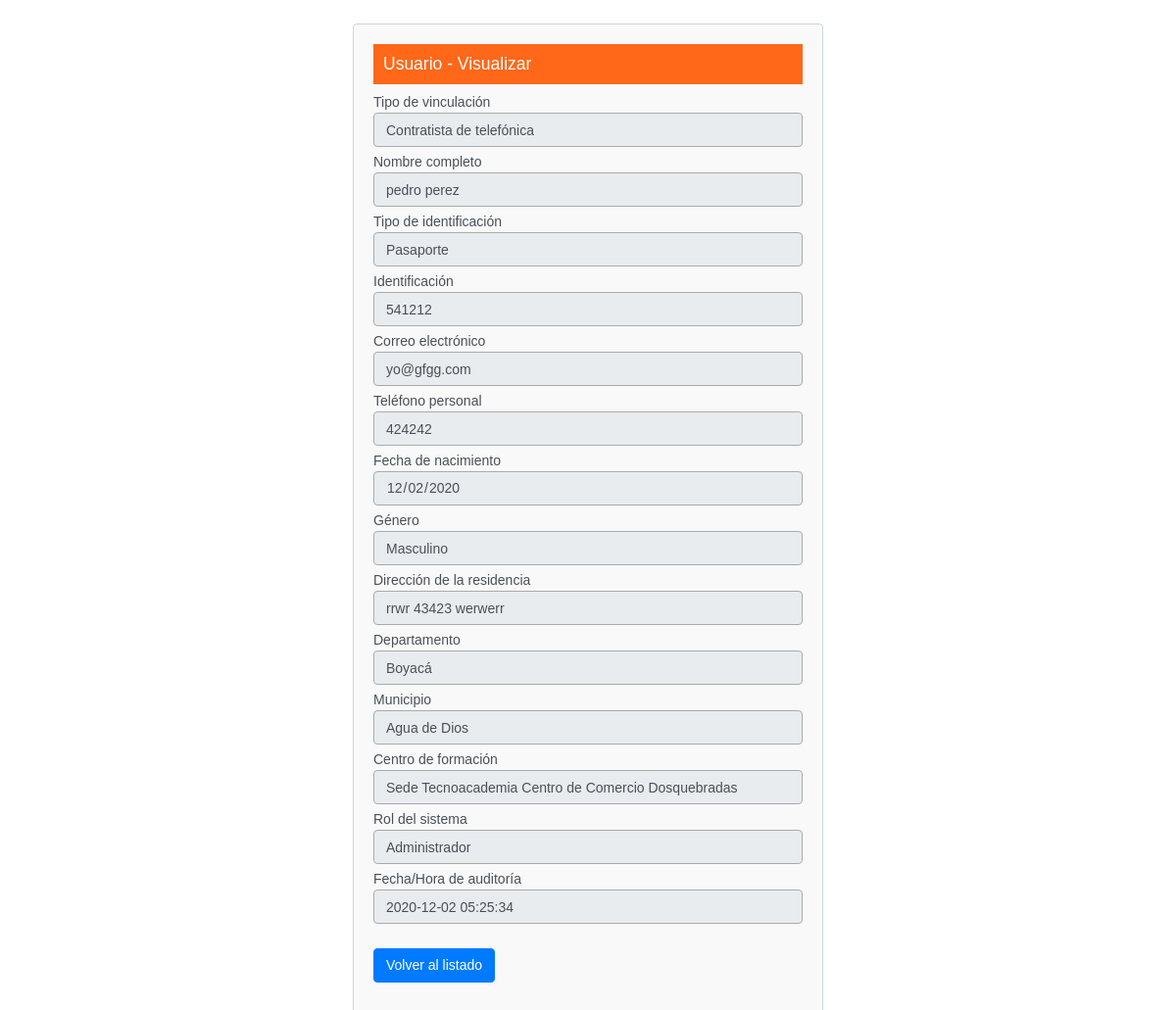
The app's page /app/usuarios/usuarios-read.php?idUsuario=1 with its own data.
### tables this page shows
CREATE TABLE `usuarios` (
  `idUsuario` int(11) NOT NULL,
  `idTipoVinculacion` int(11) DEFAULT NULL,
  `nombreCompleto` varchar(75) DEFAULT NULL,
  `idTipoIdentificacion` int(11) DEFAULT NULL,
  `identificacion` varchar(50) DEFAULT NULL,
  `email` varchar(75) DEFAULT NULL,
  `telefonoPersonal` varchar(50) DEFAULT NULL,
  `fechaNacimiento` date DEFAULT NULL,
  `idTipoGenero` int(11) DEFAULT NULL,
  `direccionResidencia` varchar(75) DEFAULT NULL,
  `idMunicipio` int(4) DEFAULT NULL,
  `idDepartamento` int(3) DEFAULT NULL,
  `idCentroFormacion` int(11) DEFAULT NULL,
  `idRolSistema` int(11) DEFAULT NULL,
  `passwordSistema` varchar(255) DEFAULT NULL,
  `estado` tinyint(4) DEFAULT 1,
  `auditoria` datetime DEFAULT current_timestamp() ON UPDATE current_timestamp()
);

CREATE TABLE `tipos_vinculaciones_sena` (
  `idTipoVinculacion` int(11) NOT NULL,
  `nombreLargoVinculacion` varchar(75) DEFAULT NULL,
  `nombreCorto` varchar(50) DEFAULT NULL,
  `estado` tinyint(4) NOT NULL DEFAULT 1,
  `auditoria` datetime NOT NULL DEFAULT current_timestamp() ON UPDATE current_timestamp()
);

CREATE TABLE `tipos_identificacion` (
  `idTipoIdentificacion` int(11) NOT NULL,
  `nombreLargoIdentificacion` varchar(75) DEFAULT NULL,
  `nombreCorto` varchar(50) DEFAULT NULL,
  `estado` tinyint(4) DEFAULT 1,
  `auditoria` datetime DEFAULT current_timestamp() ON UPDATE current_timestamp()
);

CREATE TABLE `tipos_generos` (
  `idTipoGenero` int(11) NOT NULL,
  `nombreLargoGenero` varchar(75) DEFAULT NULL,
  `nombreCorto` varchar(50) DEFAULT NULL,
  `estado` tinyint(4) NOT NULL DEFAULT 1,
  `auditoria` datetime NOT NULL DEFAULT current_timestamp() ON UPDATE current_timestamp()
);

CREATE TABLE `departamentos` (
  `idDepartamento` int(3) NOT NULL,
  `departamento` varchar(255) DEFAULT NULL,
  `codigoDepartamento` int(3) DEFAULT NULL,
  `estado` tinyint(4) DEFAULT 1,
  `auditoria` datetime DEFAULT current_timestamp() ON UPDATE current_timestamp()
);

CREATE TABLE `municipios` (
  `idMunicipio` int(4) NOT NULL,
  `municipio` varchar(255) DEFAULT NULL,
  `codigoMunicipio` int(4) DEFAULT NULL,
  `idDepartamento` int(3) NOT NULL,
  `estado` tinyint(4) UNSIGNED NOT NULL DEFAULT 1,
  `auditoria` datetime DEFAULT current_timestamp() ON UPDATE current_timestamp()
);

CREATE TABLE `centros_formacion` (
  `idCentroFormacion` int(11) NOT NULL,
  `nombreLargoCentroFormacion` varchar(75) DEFAULT NULL,
  `nombreCorto` varchar(50) DEFAULT NULL,
  `direccion` varchar(75) DEFAULT NULL,
  `idMunicipio` int(4) DEFAULT NULL,
  `idDepartamento` int(3) DEFAULT NULL,
  `telefono1` varchar(50) DEFAULT NULL,
  `telefono2` varchar(50) DEFAULT NULL,
  `emailContacto1` varchar(75) DEFAULT NULL,
  `emailContacto2` varchar(75) DEFAULT NULL,
  `estado` tinyint(4) DEFAULT 1,
  `auditoria` datetime DEFAULT current_timestamp() ON UPDATE current_timestamp()
);

CREATE TABLE `roles_sistema` (
  `idRolSistema` int(11) NOT NULL,
  `nombreLargoRolSistema` varchar(75) DEFAULT NULL,
  `nombreCorto` varchar(50) DEFAULT NULL,
  `descripcionRolSistema` text DEFAULT NULL,
  `permisos` text DEFAULT NULL,
  `restricciones` text DEFAULT NULL,
  `estado` tinyint(4) NOT NULL DEFAULT 1,
  `auditoria` datetime NOT NULL DEFAULT current_timestamp() ON UPDATE current_timestamp()
);

### app/usuarios/usuarios-read.php (the view, shortened to what this page needs)
<?php
if(isset($_GET["idUsuario"]) && !empty(trim($_GET["idUsuario"]))){
    require_once "../core/config.php";
    $sql = "SELECT US.*,
        TV.nombreLargoVinculacion AS 'nombreLargoVinculacion',
        TI.nombreLargoIdentificacion AS 'nombreLargoIdentificacion',
        TG.nombreLargoGenero AS 'nombreLargoGenero',
        MN.municipio AS 'nombreMunicipio',
        DP.departamento AS 'nombreDepartamento',
        CF.nombreLargoCentroFormacion AS 'nombreLargoCentroFormacion',
        RS.nombreLargoRolSistema AS 'nombreLargoRolSistema'
        FROM usuarios US
        LEFT JOIN tipos_vinculaciones_sena TV ON TV.idTipoVinculacion = US.idTipoVinculacion
        LEFT JOIN tipos_identificacion TI ON TI.idTipoIdentificacion = US.idTipoIdentificacion
        LEFT JOIN tipos_generos TG ON TG.idTipoGenero = US.idTipoGenero
        LEFT JOIN municipios MN ON MN.idMunicipio = US.idMunicipio
        LEFT JOIN departamentos DP ON DP.idDepartamento = US.idDepartamento
        LEFT JOIN centros_formacion CF ON CF.idCentroFormacion = US.idCentroFormacion
        LEFT JOIN roles_sistema RS ON RS.idRolSistema = US.idRolSistema
        WHERE idUsuario = ?";
    if($stmt = mysqli_prepare($link, $sql)){
        mysqli_stmt_bind_param($stmt, "i", $param_id);
        if(mysqli_stmt_execute($stmt)){
            $result = mysqli_stmt_get_result($stmt);
            if(mysqli_num_rows($result) == 1){
                $row = mysqli_fetch_array($result, MYSQLI_ASSOC);
            } else{
                header("location: ../core/error.php");
                exit();
            }
        } else{
            echo "Oops! Algo falló. Por favor intente de nuevo.";
        }
    }
} else{
    header("location: ../core/error.php");
    exit();
}
?>
<!DOCTYPE html>
<html lang="es">
<head>
    <link rel="stylesheet" href="../css/bootstrap.min.css">
    <link rel="stylesheet" href="../css/estilos.css" />
</head>
<body>
    <section class="pt-4">
        <div class="container-fluid">
            <div class="row">
                <div class="col-md-12 mx-auto">
                    <div class="page-header">
                        <h1>Usuario - Visualizar</h1>
                    </div>
                    <div class="form-group">
                        <label>Tipo de vinculación</label>
                        <input type="text" name="idTipoVinculacion" class="form-control" value="<?php echo $row['nombreLargoVinculacion']; ?>" readonly>
                    </div>
                    <div class="form-group">
                        <label>Nombre completo</label>
                        <input type="text" name="nombreCompleto" class="form-control" value="<?php echo $row['nombreCompleto']; ?>" readonly>
                    </div>
                    <div class="form-group">
                        <label>Tipo de identificación</label>
                        <input type="text" name="idTipoIdentificacion" class="form-control" value="<?php echo $row['nombreLargoIdentificacion']; ?>" readonly>
                    </div>
                    <div class="form-group">
                        <label>Identificación</label>
                        <input type="text" name="identificacion" class="form-control" value="<?php echo $row['identificacion']; ?>" readonly>
                    </div>
                    <div class="form-group">
                        <label>Correo electrónico</label>
                        <input type="text" name="email" class="form-control" value="<?php echo $row['email']; ?>" readonly>
                    </div>
                    <div class="form-group">
                        <label>Teléfono personal</label>
                        <input type="text" name="telefonoPersonal" class="form-control" value="<?php echo $row['telefonoPersonal']; ?>" readonly>
                    </div>
                    <div class="form-group">
                        <label>Fecha de nacimiento</label>
                        <input type="date" name="fechaNacimiento" class="form-control" value="<?php echo $row['fechaNacimiento']; ?>" readonly>
                    </div>
                    <div class="form-group">
                        <label>Género</label>
                        <input type="text" name="idTipoGenero" class="form-control" value="<?php echo $row['nombreLargoGenero']; ?>" readonly>
                    </div>
                    <div class="form-group">
                        <label>Dirección de la residencia</label>
                        <input type="text" name="direccionResidencia" class="form-control" value="<?php echo $row['direccionResidencia']; ?>" readonly>
                    </div>
                    <div class="form-group">
                        <label>Departamento</label>
                        <input type="text" name="idDepartamento" class="form-control" value="<?php echo $row['nombreDepartamento']; ?>" readonly>
                    </div>
                    <div class="form-group">
                        <label>Municipio</label>
                        <input type="text" name="idMunicipio" class="form-control" value="<?php echo $row['nombreMunicipio']; ?>" readonly>
                    </div>
                    <div class="form-group">
                        <label>Centro de formación</label>
                        <input type="text" name="idCentroFormacion" class="form-control" value="<?php echo $row['nombreLargoCentroFormacion']; ?>" readonly>
                    </div>
                    <div class="form-group">
                        <label>Rol del sistema</label>
                        <input type="text" name="idRolSistema" class="form-control" value="<?php echo $row['nombreLargoRolSistema']; ?>" readonly>
                    </div>
                    <div class="form-group">
                        <label>Fecha/Hora de auditoría</label>
                        <input type="text" name="auditoria" class="form-control" value="<?php echo $row['auditoria']; ?>" readonly>
                    </div>
                    <p><a href="usuarios-index.php" class="btn btn-primary">Volver al listado</a></p>
                </div>
            </div>
        </div>
    </section>
</body>
</html>

### app/css/estilos.css (style rules this page uses)
body { background-color: white; margin: 0; font-family: "Muli", sans-serif; font-size: 14px; color: #495057; }
input.form-control, input.solo-lectura { background-color: #FFFFEE; border-color: #AAAAAA; }
.btn { font-size: 1em; }
div.page-header h1, div.page-header h2 { font-size: 1.25em; }
div.form-group { margin-bottom: 5px; }
div.form-group label { margin-bottom: 0px; }
input.btn.btn-primary, input.btn.btn-danger, a.btn.btn-primary, a.btn.btn-secondary { margin-top: 20px; }
div.container-fluid { background-color: #F9F9F9; width: 40%; padding: 20px; margin-bottom: 48px; border: 1px; border-radius: 0.25rem; border: 1px solid #ced4da; }
div.page-header h2, div.page-header h1 { background-color: #ff6719; color: white; padding: 10px; }
.form-control { font-size: 1em !important; }

### records on screen
usuarios: idTipoVinculacion "Contratista de telefónica", nombreCompleto "pedro perez", idTipoIdentificacion "Pasaporte", identificacion "541212", email "yo@gfgg.com", telefonoPersonal "424242", fechaNacimiento "12/02/2020", idTipoGenero "Masculino", direccionResidencia "rrwr 43423 werwerr", idDepartamento "Boyacá", idMunicipio "Agua de Dios", idCentroFormacion "Sede Tecnoacademia Centro de Comercio Dosquebradas", idRolSistema "Administrador", auditoria "2020-12-02 05:25:34"
